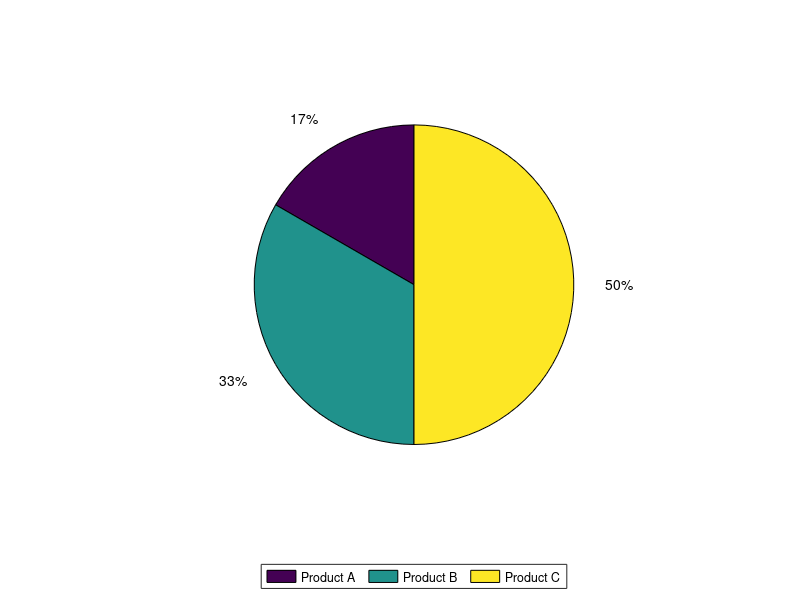

This chart was generated by the following MATLAB code:
clcclearclosex = [1,2,3];figurepie(x)labels = {'Product A','Product B','Product C'};legend(labels,'Location','southoutside','Orientation','horizontal')shg